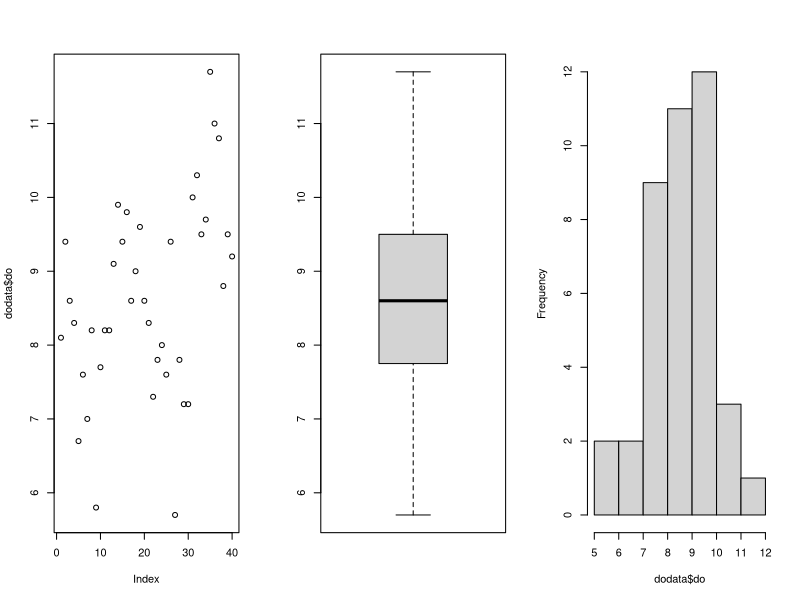
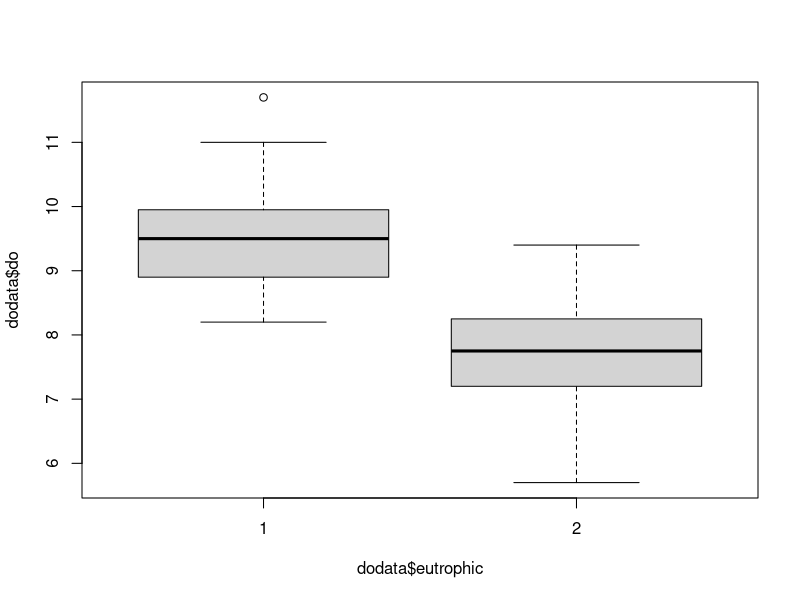
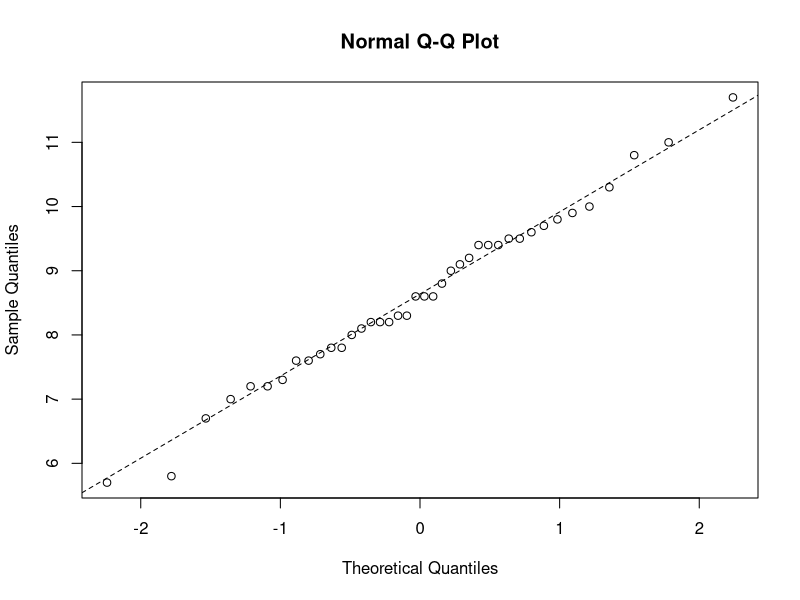
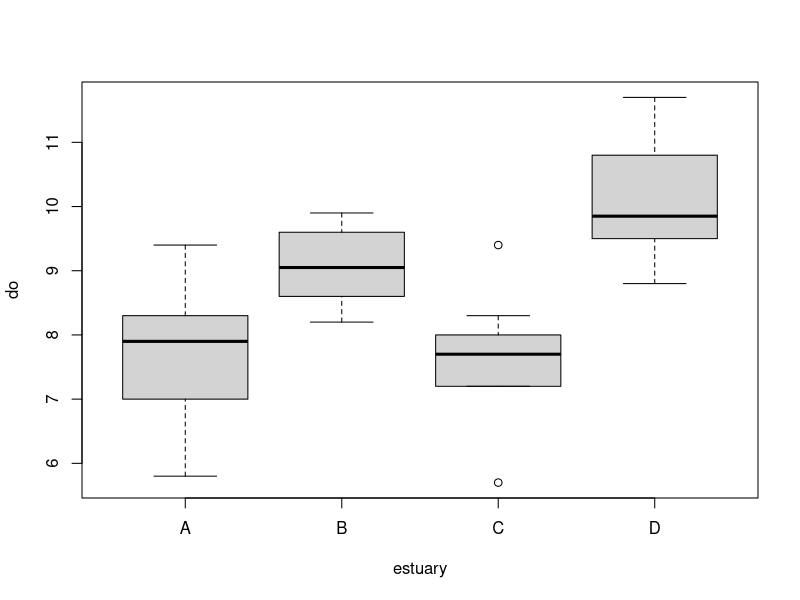
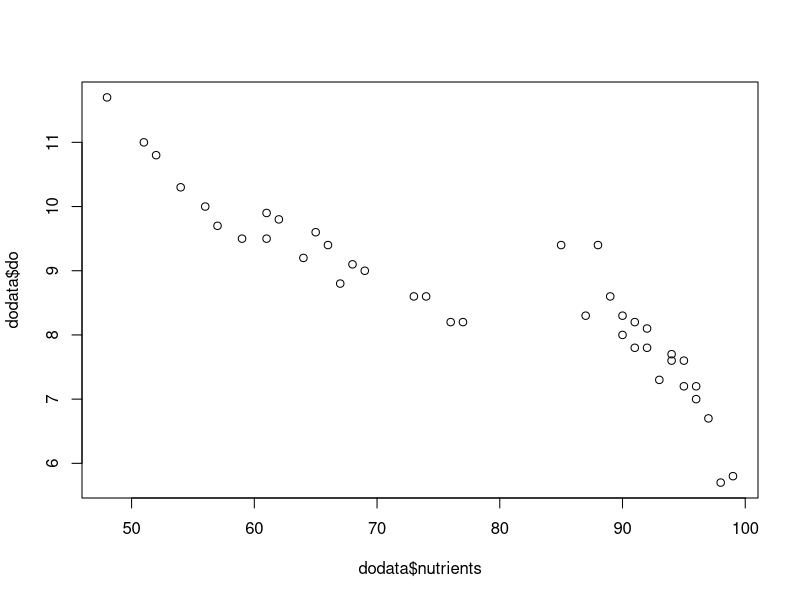
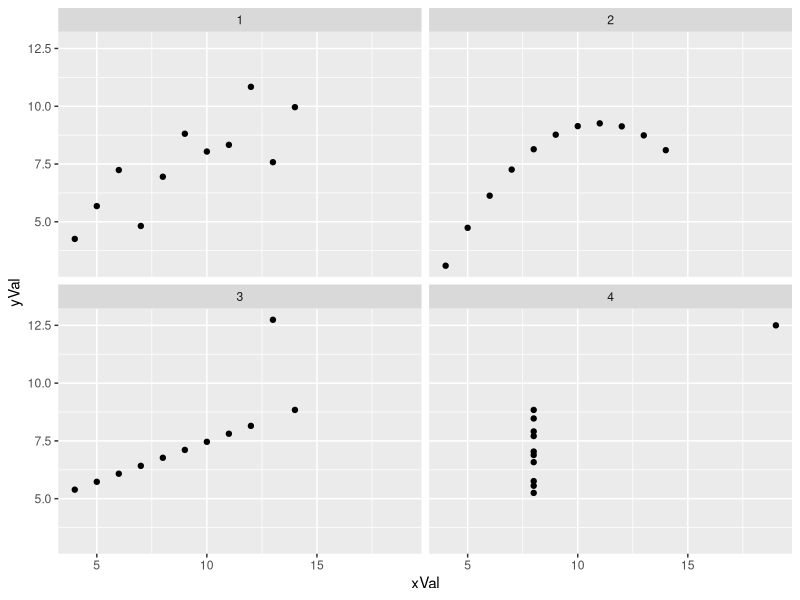

Generate these figures, in order, with R:
### R Coding Clinic - Intro to t-tools and extensions ####
### Jan 30, 2017; Chris Stallings stallings@usf.edu ###

## t-tools are used to determine whether the means of different groups differ
## note that this is not a stats course; we assume you understand the premise and assumptions of these tests
## CMS offers several stats courses for those that need formal training (Data Analysis, Biometry, Multivariate Stats)

## set your working directory and save code and space files accordingly

## read in the csv file
dodata=read.csv("do_data.csv")
names(dodata)

## metadata (note that these are fake data used for this lecture)
### estuary (estuary ID, A-D); site (site ID within each estuary, 1-10);
### do (dissolved oxygen); nutrients (scaled nutrient load); 
### eutrophic (1=no, 2=yes, based on scaled nutrient load w/cutoff at 80);
### hpd (human population density within 5 km^2 of DO measurement)

## lets suppose we are interest in whether DO differs between eutrophic and non-eutrophic (or mesotrohic) estuaries

## we need to tell R that the "eutrophic" column contains categorical info, not numeric data
## do this with "as.factor"
dodata$eutrophic <- as.factor(dodata$eutrophic)

## always start by plotting your data
## since we are interested in the DO data, let's first focus on those

par(mfrow=c(1,3)) ## sets stage for combining plots; par=graphical parameters; mfrow=ncol, nrows
plot(dodata$do) ## scatterplot in order data appear in dataframe
boxplot(dodata$do) ## box and whisker plot (25th, 50th, 75th + whiskers 1.5x1QR)
hist(dodata$do, main="") ## frequency plot/histogram
## we don't see any spurious values, outliers, etc with the DO data

## we can also summarize our data
summary(dodata$do)

## let's look at the DO data between the eutrophic and mesotrophic estuaries
par(mfrow=c(1,1)) ## note this is the default, but we established a 1-row, 3-column format above, so have to reset here
boxplot(dodata$do~dodata$eutrophic)
## notice the single high value above the upper whisker in the mesotrophic group (group 1)

## parametric tests require the data to meet assumptions of having a normal distribution

## one of the simplest ways is a QQ plot (plots our ranked data against that of a norm dist)
qqnorm(dodata$do)
qqline(dodata$do, lty=2)  ## note that lty is the line type (2=medium dashes; try different values b/t 1-6)
## we don't see any major non-linearities (departures from normality) such as S- or banana- shapes

## can test whether data are NOT normally distributed using Shapiro-Wilk Normaility Test
shapiro.test(dodata$do)
## but be aware that this tests the null that data come from normal distribution; thus,
## we have failed to reject the null (but think about what that means regarding the burden or proof)
## there is also a package dedicated to tests for normality; library(nortest)

## skewness is a measure of the extent to which a distribution has long tails on either side
## a normal distribution is symmetrical and a skewness equal to zero
## to check the skewness of your data, first write this function (you can copy and paste this for future use)
skew<-function(x){
  m3<-sum((x-mean(x))^3)/length(x)
  s3<-sqrt(var(x))^3
  m3/s3}
## note that the length expression automatically determines the sample size of your data

## then run the skew function on your data
skew(dodata$do)

## now we need to check whether the calculated skew value is significantly different than zero (i.e., not normal)
## we can do this using a t-test; to calulate the t-value, divide the skew by its standard error:
skew(dodata$do)/sqrt(6/length(dodata$do))
## note that a rough measure of the standard error of the skewness is "sqrt{6/n}" where n is the sample size

## now check the probability of this t-value by chance alone when the skew is zero using the following:
1-pt(-0.02247742, 39) ##pt=cummulative density function of t-dist; first number=calculated t-value; second=df

## we do not find evidence of skewness different from zero, so transformations are not needed on the DO data
## note that possitively skewed data are quite common and can be normalized with both sqrt and log trans
## sqrt trans: "skew(sqrt(values))/sqrt(6/length(values))" -- then check the t-value as in above
## log trans: "skew(log(values))/sqrt(6/length(values))" -- then check the t-value as in above

## parametric tests must also meet assumption of homoscedasticity (equal variance)
## can test this using a few different approaches
var.test(do~eutrophic, data=dodata) ##Fisher test; can only test data with 2 levels, sensitive to outliers
fligner.test(do~eutrophic, data=dodata) ##Barlett test; can test data with >2 levels, sensitive to outliers
bartlett.test(do~eutrophic, data=dodata) ##Fligner-Killeen test; ; can test data with >2 levels, not sensitive to outliers
## we have failed to reject null of homoscedasticity

## we have sufficient evidence to proceed with parametric test(s) without the need for transforming the data
t.test(do~eutrophic, data=dodata)
## we reject the null that dissolved oxygen does not differ between eutrophic/non-eutrophic estuaries

## we could have also run a t-test on data without a factor, if they were in separate columns
## using "t.test(y1,y2)" where y1 and y2 are numeric

## or a paired t-test (assuming a paired design) using "t.test(y1,y2,paired=TRUE)" where y1 & y2 are numeric
## note the default is paired=FALSE

## the non-parametric extension analog of the 2-group t-test is the Mann-Whitney U Test (aka Wilcoxon Rank Sum Test)
wilcox.test(do~eutrophic, data=dodata)
## note the warning (not an error)

## t-tests and Mann-Whitney are good for testing whether two groups differ
## to test whether more than two groups differ, we use ANOVA (if data meet parametric assumptions)

## tell R that estuary is a factor (the A-D structure could be intepretted as ordinal data)
dodata$estuary <- as.factor(dodata$estuary)

## plot the data
boxplot(do~estuary, data=dodata)

## test for homoscedasticity
fligner.test(do~estuary, data=dodata)
bartlett.test(do~estuary, data=dodata)

## run an ANOVA using the aov function
## we can also do this with the lm function (next class)
do1.aov<-aov(do~estuary, data=dodata)

## note that this runs and stores the model we named "do1.aov" in the environment pane
## we use the summary function to call the results
summary(do1.aov)
## we reject the null that DO does not differ among the estuaries
## however, we do not know which one(s) differed based on this omnibus test

## Tukey's HSD allows us to compare among each pair of estuaries
TukeyHSD(do1.aov)

## as with t-tests, there are non-parametric analogs to the ANOVA
## such as the Kruskal Wallis test; "kruskal.test(y~A)" where y1 is numeric and A is a factor

## note that we are conducting simple one-way ANOVAs here
## next week we will build more complicated models with multiple main predictors and interactions
## then procede with model selection

## let's look at two sets of continuous data (rather than continuous response and categorical predictors as above)
## plot the data
plot(dodata$do~dodata$nutrients)

## determine their correlation and whether it is statistically significant
cor.test(dodata$do,dodata$nutrients, method="spearman")

## other simple/classic stats not covered:
## chi-squared test (do observed data differ from expected?); "chisq.test" and "fisher.test"
## correlation matrices (correlation between all vectors in a dataframe); "cor(dataframe)"
## kolmogorov-smirnov test (are two data distributions different?); "ks.test(A,B)"

## Two activities for you to conduct on your own

## Activity 1
## Create Anscombe plots to illustarte the importance of plotting your data prior to analysis
# Code from http://blog.ouseful.info/2011/08/30/the-visual-difference-%e2%80%93-r-and-anscombe%e2%80%99s-quartet/
library(ggplot2)
mydata=with(anscombe,data.frame(xVal=c(x1,x2,x3,x4), yVal=c(y1,y2,y3,y4),group=gl(4,nrow(anscombe))))
aggregate(.~group,data=mydata,mean)
aggregate(.~group,data=mydata,sd)

ggplot(mydata,aes(x=xVal, y=yVal)) + geom_point() + facet_wrap(~group)

## Activity 2
## Determine whether the estimated biomass of Jaguar Sharks observed by Captain Steve Zissou differed among four islands
## data: jagshark_data.xlsx
## metadata: island=four islands visited by Zissou (A-D); jagshark=estimated biomass in kg of observed Jaguar Sharks

